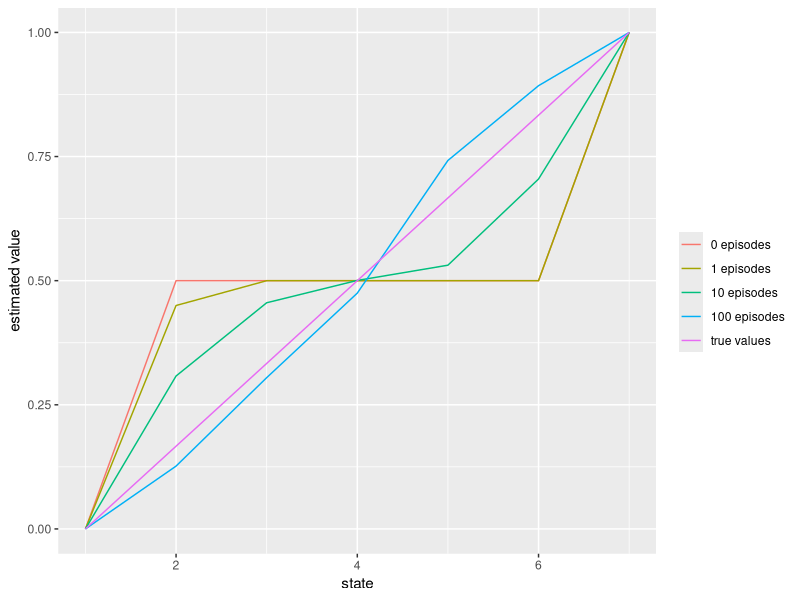
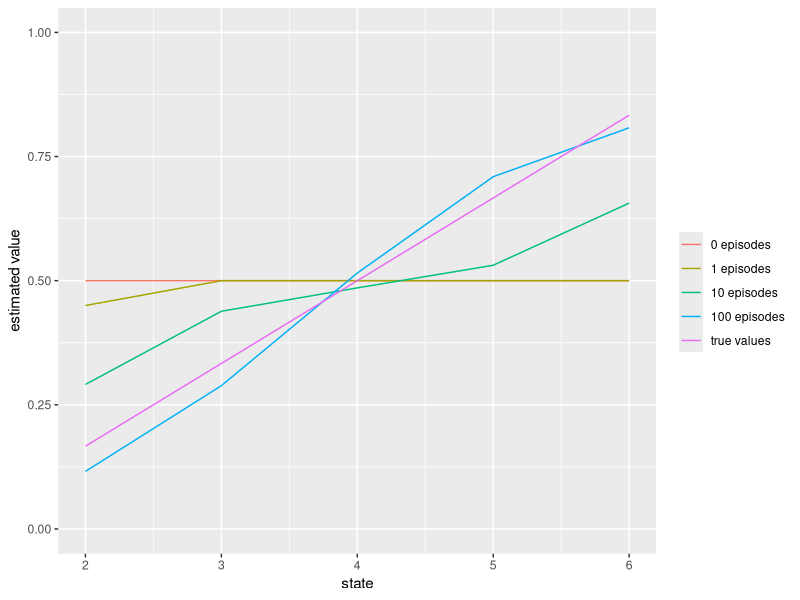
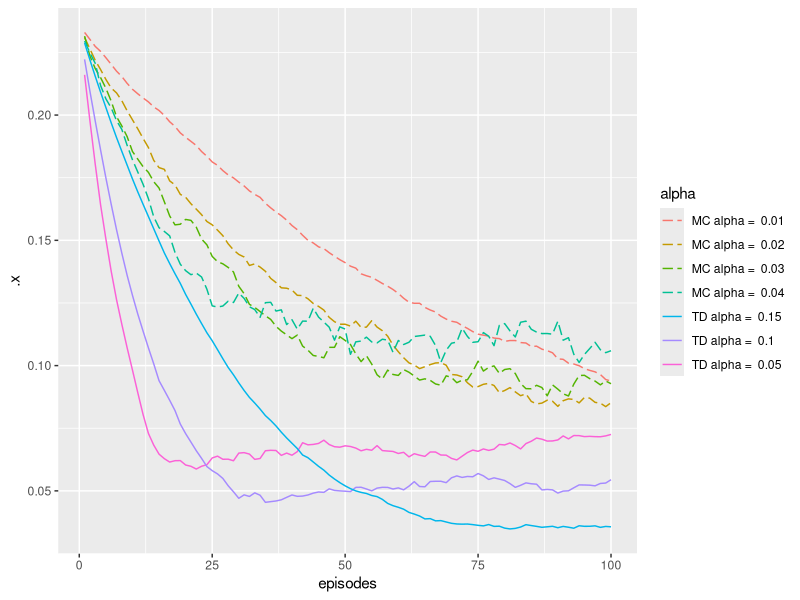

Recreate these plots in R, in order. (Note: a time limit stopped this script after it produced the figures.)
library(tidyverse)

resample <- function(x, ...)
  x[sample.int(length(x), ...)]

init_state_values <- function(terminal_state = 7){
  V <<- c(0, rep(0.5, terminal_state - 2), 1)
}

episode <- function(terminal_state = 7, method = "TD", batch = FALSE, alpha = 0.1) {
  if(!any(toupper(method) == c("TD", "MC")))
    stop("please select an valid method: 'TD' or 'MC'.\n")
  
  current_state <- terminal_state %/% 2 + 1   # middle state is the first state
  
  states <- c(current_state)
  
  while(current_state != terminal_state & current_state != 1){
    action <- resample(c(-1,1), 1) # next action on random
    
    current_state <- current_state + action
    reward <- 0
    states <- append(states, current_state)
    
    if(toupper(method) == "TD" & !batch){
      # updating the state value in each step
      V[current_state - action] <<- V[current_state - action] +
        alpha * (reward + V[current_state] - V[current_state - action])
    }
  }
  
  if(toupper(method) == "MC"){
    # Monte Carlo part
    reward <- ifelse(current_state == terminal_state, 1, 0)
    if(!batch){
      for(state in states)
        V[state] <<- V[state] + alpha * (reward - V[state])
    }
  }
  
  return(list("states" = states, "rewards" = rep(reward, length(states) - 1)))
}

#calculating
residual_error <- function(num_episodes, terminal_state, ...){
  init_state_values(terminal_state)
  true_V <- seq_len(terminal_state - 2) / (terminal_state - 1)
  rmse <- vector("double", num_episodes)
  for(i in seq_len(num_episodes)){
    episode(terminal_state, ...)
    rmse[[i]] <- sqrt(mean((V[2:(terminal_state - 1)] - true_V) ^ 2))
  }
  return(rmse)
}


batch_training <- function(num_episodes, terminal_state, method, alpha){
  init_state_values(terminal_state)
  
  batch_states <- list()
  batch_rewards <- list()
  errors <- vector("double", num_episodes)
  true_V <- seq_len(terminal_state - 2) / (terminal_state - 1)
  
  for(i in seq_len(num_episodes)){
    result <- episode(terminal_state, method = method, batch = TRUE)
    states <- result[["states"]]
    rewards <- result[["rewards"]]
    
    batch_states[[i]] <- states
    batch_rewards[[i]] <- rewards
    
    while(TRUE){
      if(any(is.na(V)))
        browser()
      update <- vector("double", length = terminal_state)
      
      for(j in seq_len(length(batch_rewards))){
        
        states <- batch_states[[j]]
        rewards <- batch_rewards[[j]]
        
        for(k in seq_len(length(rewards))) {
          if(toupper(method) == "TD"){
            update[[ states[[k]] ]] <- update[[ states[[k]] ]] + rewards[[k]] + V[states[[k + 1]]] - V[states[[k]]]
          } else{
            update[[ states[[k]] ]] <- update[[ states[[k]] ]] + rewards[[k]] - V[states[[k]]]
          }
        }
      }
      
      update <- update * alpha
      
      
      if(any(is.na(update)))
        browser()
      
      if(sum(abs(update)) < 1e-3)
        break
      
      V <<- V + update
    }
    
    errors[[i]] <- sqrt(mean((V[2:(terminal_state - 1)] - true_V) ^ 2))
  }
  
  return(errors)
}



# plotting figures

example6.2.1 <- function(with_terminal_states = F){
  init_state_values(7)
  
  
  result <- list(V) # first element is state value before running anything
  count <- 2 # second element and so one
  
  for(num_episode in 1:100){
    episode()
    if(num_episode %in% c(1, 10, 100)){
      result[[count]] <- V
      count <- count + 1
    }
  }
  
  names(result) <- paste(c(0, 1, 10, 100), "episodes")
  result[["true values"]] <- 0:6 / 6
  
  lines <- imap(result, ~geom_line(aes(y = .x, color = .y)))
  
  
  states <- data.frame("state" = 1:7)
  
  plot <- ggplot(states, aes(x = state)) +
    lines +
    labs(y = "estimated value", colour = "")
  
  if(with_terminal_states){
    plot <- ggplot(states, aes(x = state)) +
      lines +
      xlim(2, 6) +
      labs(y = "estimated value", colour = "")
  }
  return(plot)
}


example6.2.2 <- function(){
  
  TD_errors <- list()
  for(alpha in c(0.15, 0.1, 0.05)){
    error_episodes <- vector("double", 100)
    for(run in 1:100){
      error_episodes <- error_episodes + residual_error(num_episodes = 100,
                                                        terminal_state = 7,
                                                        alpha = alpha)
    }
    TD_errors[[as.character(alpha)]] <- error_episodes/100
  }
  
  TD_lines <- imap(TD_errors, ~geom_line(aes(y = .x, color = .y)))

  
  MC_errors <- list()
  for(alpha in c(0.01, 0.02, 0.03, 0.04)){
    error_episodes <- vector("double", 100)
    for(run in 1:100){
      error_episodes <- error_episodes + residual_error(num_episodes = 100,
                                                        terminal_state = 7,
                                                        method = "MC",
                                                        alpha = alpha)
    }
    MC_errors[[as.character(alpha)]] <- error_episodes/100
  }
  MC_lines <- imap(MC_errors, ~geom_line(aes(y = .x, color = .y), linetype = "longdash"))
  
  
  episodes <- data.frame("episodes" = 1:100)
  
  plot <- ggplot(episodes, aes(x = episodes)) +
    MC_lines +
    TD_lines +
    scale_color_discrete(labels = c(
      paste("MC alpha = ", c(0.01, 0.02, 0.03, 0.04)),
      paste("TD alpha = ", c(0.15, 0.1, 0.05)))) +
    labs("empirical RMSE , averaged over states", color = "alpha")
  
  return(plot)
}




plot_fig6.2 <- function(){
  
  error_episodes <- vector("double", 100)
  for(run in 1:100){
    error_episodes <- error_episodes + batch_training(method = 'TD',
                                                      num_episodes = 100,
                                                      terminal_state = 7,
                                                      alpha = 0.001)
  }
  errors <- data.frame("TD" = error_episodes/100)

  

  error_episodes <- vector("double", 100)
  for(run in 1:100){
    error_episodes <- error_episodes + batch_training(method = 'MC',
                                                      num_episodes = 100,
                                                      terminal_state = 7,
                                                      alpha = 0.001)
  }
  errors$MC <- error_episodes/100
  
  errors$episodes <- 1:100
  
  plot <- ggplot(errors, aes(x = episodes)) +
    geom_line(aes(y = TD, color = "TD")) +
    geom_line(aes(y = MC, color = "MC")) + 
    labs(x = "walks / episodes", y = "RMSE, averaged over states", color = "method", title = "batch training")
  
  return(plot)
}

example6.2.1()
example6.2.1(TRUE)
example6.2.2()
plot_fig6.2()
